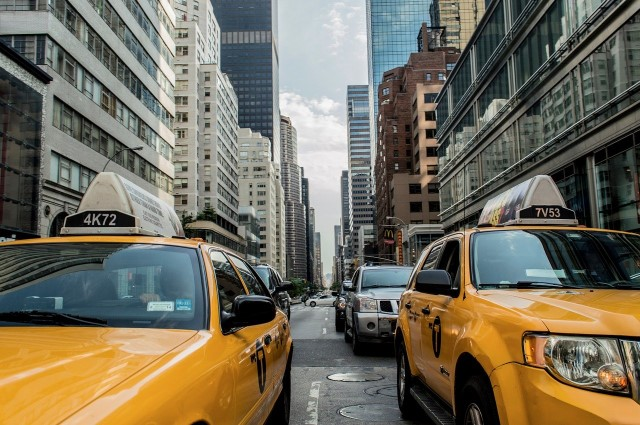
#> input picture NumericalAnalysis/hw14/taxi.jpg, 640 x 425 px
$ python 'hw14(Km).py'
#> lines starting #> are read from the running program, lines starting #| are printed output that depends on the picture
import numpy as np
import cv2

img = cv2.imread('taxi.jpg')
#> img is the input picture: shape (425, 640, 3); mean B, G, R 92.5, 109.3, 115.8
Z = img.reshape((-1,3))
# convert to np.float32
Z = np.float32(Z)
# define criteria, number of clusters(K) and apply kmeans()
criteria = (cv2.TERM_CRITERIA_EPS + cv2.TERM_CRITERIA_MAX_ITER, 10, 0.1)
K = 20
ret,label,center=cv2.kmeans(Z,K,None,criteria,10,cv2.KMEANS_RANDOM_CENTERS)
#> ret = 81556362.7; center = 20 rows, first 8: [178.6, 164.4, 127.3], [142.5, 187.2, 227.1], [104.3, 110.2, 108.1], [153.1, 138.1, 102.6], [79.6, 164.6, 225.6], [36.84, 125.4, 188.2], [40.82, 152.6, 221.9], [57.28, 83.65, 111.2]
# Now convert back into uint8, and make original image
center = np.uint8(center)
#> center = 20 rows, first 8: [178, 164, 127], [142, 187, 227], [104, 110, 108], [153, 138, 102], [79, 164, 225], [36, 125, 188], [40, 152, 221], [57, 83, 111]
res = center[label.flatten()]
res2 = res.reshape((img.shape))
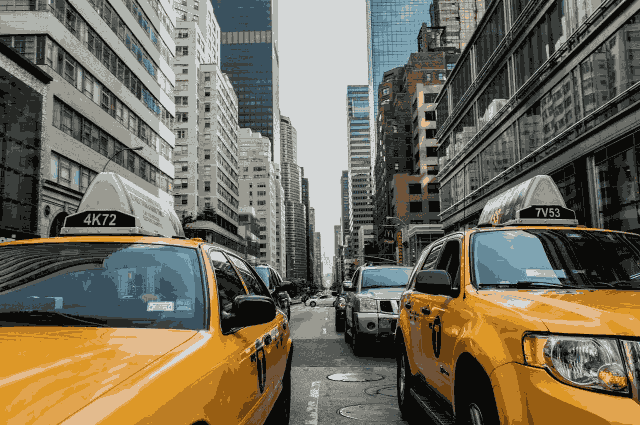
#> res2: shape (425, 640, 3); mean B, G, R 92, 108.7, 115.4
cv2.imwrite('result/ms.jpg', res2)
cv2.imshow('res2',res2)
cv2.waitKey(0)
cv2.destroyAllWindows()

$ run again, with NumericalAnalysis/hw14/city.jpg copied over NumericalAnalysis/hw14/taxi.jpg
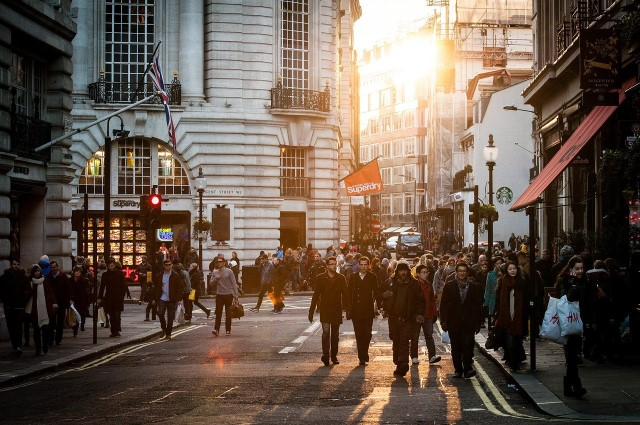
#> input picture NumericalAnalysis/hw14/city.jpg, 640 x 425 px
#> img is the input picture: shape (425, 640, 3); mean B, G, R 77.5, 89, 104.2
#> `ret,label,center=cv2.kmeans(Z,K,None,criteria,10,cv2.KMEANS_RANDOM_CEN..`: ret = 73943642.2; center = 20 rows, first 8: [51.36, 57.74, 65.19], [62.15, 85.88, 122.5], [76.34, 109.5, 161.9], [18.69, 22.78, 26.03], [143.5, 152.6, 165.1], [139.3, 136.7, 129.5], [103.8, 118.2, 141.9], [7.59, 24.09, 49.48]
#> `center = np.uint8(center)`: center = 20 rows, first 8: [51, 57, 65], [62, 85, 122], [76, 109, 161], [18, 22, 26], [143, 152, 165], [139, 136, 129], [103, 118, 141], [7, 24, 49]
#> `res2 = res.reshape((img.shape))`:
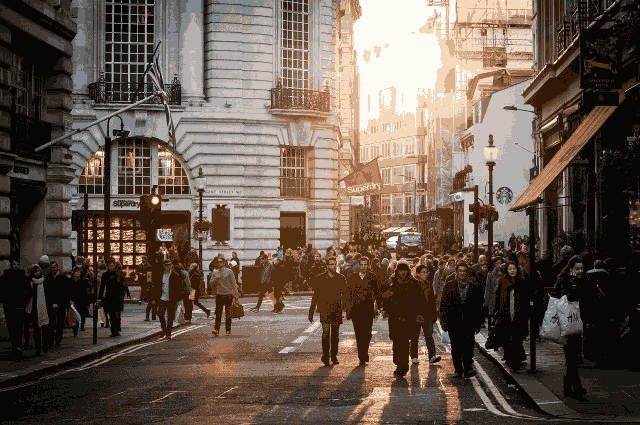
#> res2: shape (425, 640, 3); mean B, G, R 76.9, 88.4, 103.7

$ run again, with NumericalAnalysis/hw14/people.jpg copied over NumericalAnalysis/hw14/taxi.jpg
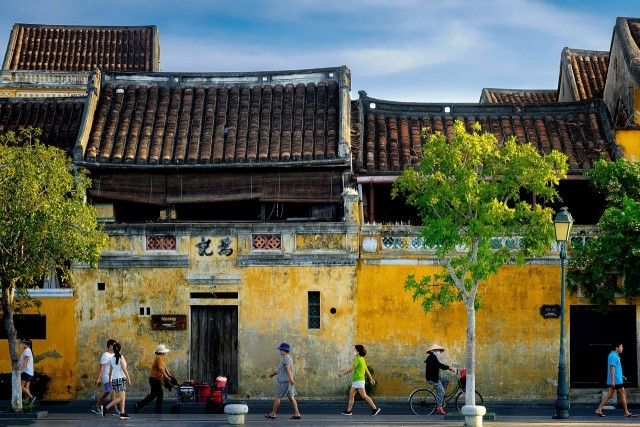
#> input picture NumericalAnalysis/hw14/people.jpg, 640 x 427 px
#> img is the input picture: shape (427, 640, 3); mean B, G, R 77.3, 95.8, 92.7
#> `ret,label,center=cv2.kmeans(Z,K,None,criteria,10,cv2.KMEANS_RANDOM_CEN..`: ret = 115516423.4; center = 20 rows, first 8: [40.28, 38.79, 36.67], [220.2, 190, 161.6], [194.2, 141.8, 60.64], [25.94, 97.56, 88.95], [223.6, 213.8, 196.9], [207.6, 172, 136], [196.1, 151.3, 98.03], [13.78, 110.5, 149.2]
#> `center = np.uint8(center)`: center = 20 rows, first 8: [40, 38, 36], [220, 190, 161], [194, 141, 60], [25, 97, 88], [223, 213, 196], [207, 172, 136], [196, 151, 98], [13, 110, 149]
#> `res2 = res.reshape((img.shape))`:
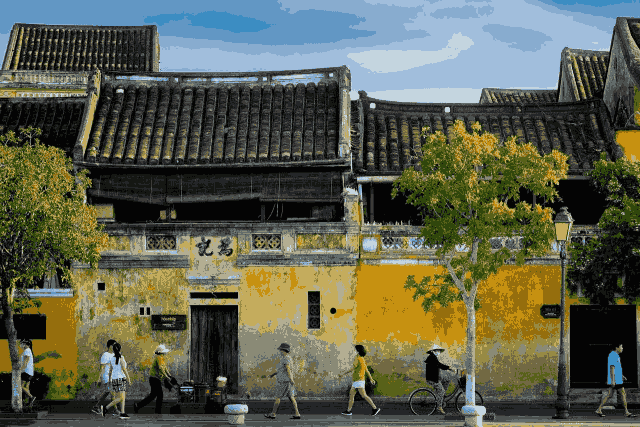
#> res2: shape (427, 640, 3); mean B, G, R 76.8, 95.3, 92.2
